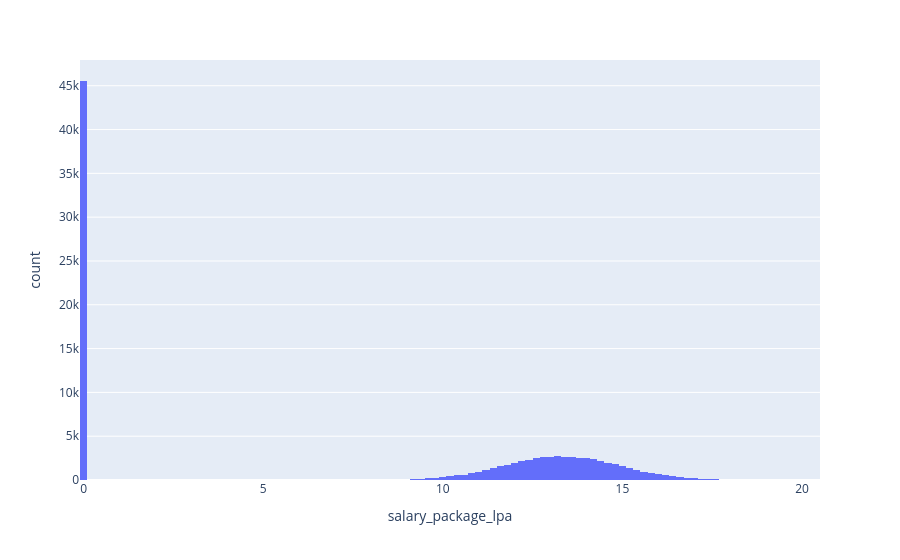

Here is the notebook cell this chart was saved with:
### Code cell
px.histogram(df, x = 'salary_package_lpa')

### Figure 1 — Plotly figure (JSON) as saved in the notebook; plotly's stock layout.template omitted (floating-point values rounded to 4 significant figures; data arrays with more than 128 entries replaced by an {"elided": "..."} marker saying what was removed)
{"data": [{"bingroup": "x", "hovertemplate": "salary_package_lpa=%{x}<br>count=%{y}<extra></extra>", "legendgroup": "", "marker": {"color": "#636efa", "pattern": {"shape": ""}}, "name": "", "orientation": "v", "showlegend": false, "type": "histogram", "x": {"elided": "100000 float values"}, "xaxis": "x", "yaxis": "y"}], "layout": {"barmode": "relative", "legend": {"tracegroupgap": 0}, "margin": {"t": 60}, "xaxis": {"anchor": "y", "domain": [0, 1], "title": {"text": "salary_package_lpa"}}, "yaxis": {"anchor": "x", "domain": [0, 1], "title": {"text": "count"}}}}
